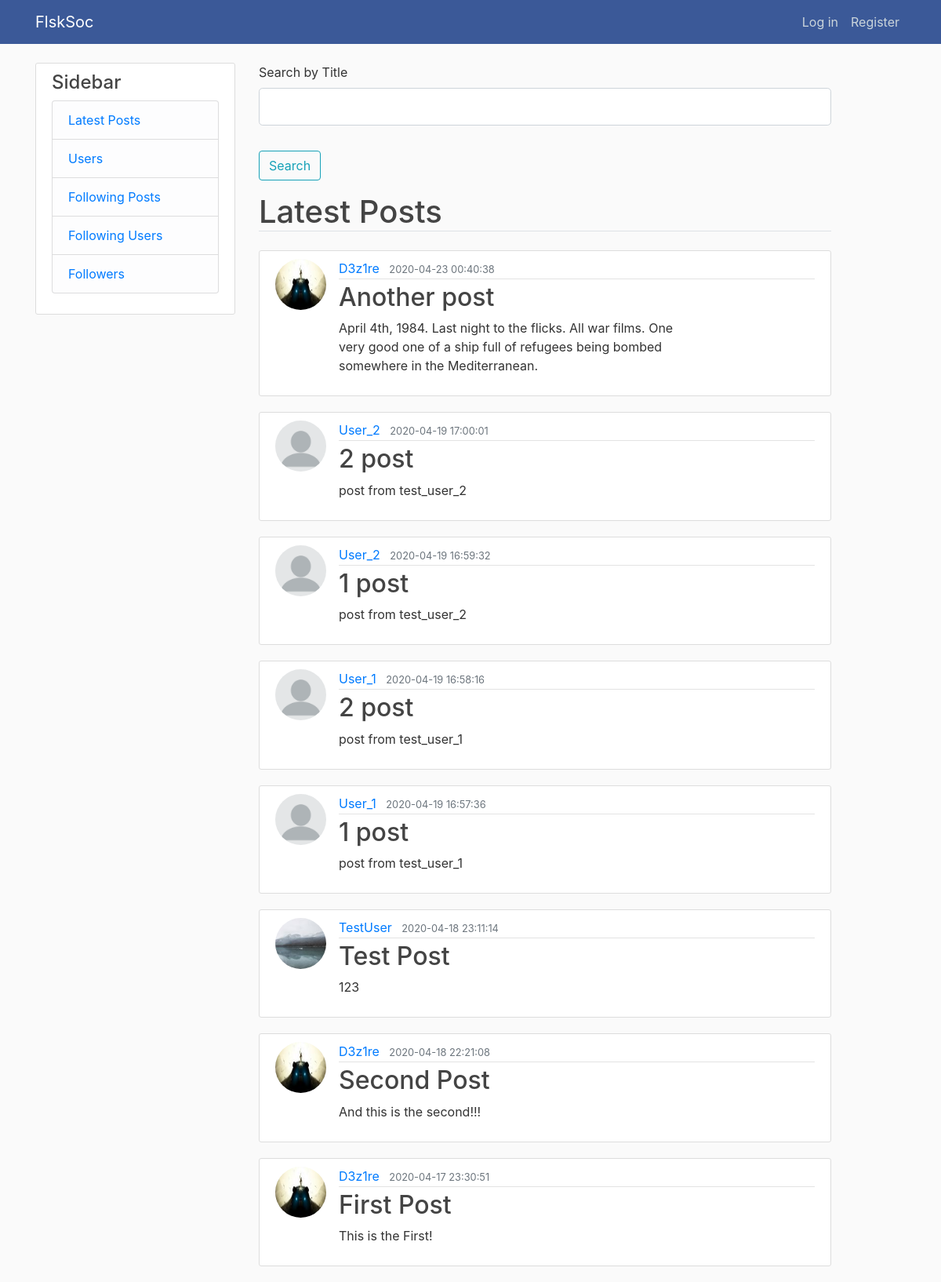
The page / on the database its author committed.
### data/post.py (models this page shows, shortened)
class Post(SqlAlchemyBase, SerializerMixin):
    __tablename__ = 'posts'
    id = sqlalchemy.Column(sqlalchemy.Integer, primary_key=True, autoincrement=True)
    title = sqlalchemy.Column(sqlalchemy.String, nullable=False)
    content = sqlalchemy.Column(sqlalchemy.String, nullable=True)
    created_date = sqlalchemy.Column(sqlalchemy.DateTime, default=datetime.datetime.now)
    is_private = sqlalchemy.Column(sqlalchemy.Boolean, default=False)
    user_id = sqlalchemy.Column(sqlalchemy.Integer, sqlalchemy.ForeignKey("users.id"))
    user = orm.relation('User')

### data/user.py (models this page shows, shortened)
class User(SqlAlchemyBase, UserMixin, SerializerMixin):
    __tablename__ = 'users'
    id = sqlalchemy.Column(sqlalchemy.Integer, primary_key=True, autoincrement=True)
    username = sqlalchemy.Column(sqlalchemy.String, nullable=False)
    name = sqlalchemy.Column(sqlalchemy.String, nullable=True)
    surname = sqlalchemy.Column(sqlalchemy.String, nullable=True)
    email = sqlalchemy.Column(sqlalchemy.String, index=True, unique=True, nullable=False)
    hashed_password = sqlalchemy.Column(sqlalchemy.String, nullable=True)
    created_date = sqlalchemy.Column(sqlalchemy.DateTime, default=datetime.datetime.now)
    image_file = sqlalchemy.Column(sqlalchemy.String, nullable=False, default='default.png')
    posts = orm.relation("Post", back_populates='user')

### posts.py (the view, shortened to what this page needs)
@posts.route("/", methods=['GET', 'POST'])
def index():
    form = SearchByTitleForm()
    session = db_session.create_session()
    if current_user.is_authenticated:
        following = [i[0] for i in session.query(User.id).
            filter(Relationship.from_user == current_user.id).
            filter(Relationship.to_user == User.id).all()]
        posts = session.query(Post).filter((Post.user_id.in_(following) & (Post.is_private == True)) | (Post.user_id == current_user.id) | (Post.is_private != True)).order_by(
            Post.created_date.desc())
    else:
        posts = session.query(Post).filter(Post.is_private != True).order_by(
            Post.created_date.desc())
    return render_template("index.html", posts=posts, title='Feed', form=form)

### data/search.py
class SearchByTitleForm(FlaskForm):
    title = StringField('Search by Title')
    submit = SubmitField('Search')

### data/db_session.py (called while the page is built)
def create_session() -> Session:
    global __factory
    return __factory()

### templates/index.html (shortened to what this page needs)
{% extends "base.html" %}
{% block content %}
    <form action="" method="post">
            <fieldset class="form-group">
                <div class="form-group">
                    {{ form.title.label(class="form-control-label") }}
                    {% if form.title.errors %}
                        {{ form.title(class="form-control form-control-lg is-invalid") }}
                        <div class="invalid-feedback">
                            {% for error in form.title.errors %}
                                <span>{{ error }}</span>
                            {% endfor %}
                        </div>
                    {% else %}
                        {{ form.title(class="form-control form-control-lg") }}
                    {% endif %}
                </div>
            </fieldset>
            <div class="form-group">
                {{ form.submit(class="btn btn-outline-info") }}
            </div>
        </form>
    <h1 class="border-bottom mb-4"> Latest Posts
    </h1>
{% for post in posts%}
    <article class="media content-section">
        <img class="rounded-circle article-img" src="{{ url_for('static', filename='profile_pics/' + post.user.image_file) }}">
        <div class="media-body">
            <div class="article-metadata">
                <a class="mr-2" href="/user/{{ post.user.id }}">{{ post.user.username }}</a>
                <small class="text-muted">{{ post.created_date.replace(microsecond=0).isoformat(' ') }}</small>
            </div>
            <h2><a class="article-title" href="/post/{{ post.id }}">{{ post.title }}</a></h2>
            <p class="article-content">{{ post.content }}</p>
        </div>
    </article>
{% endfor %}
{% endblock %}

### static/css/style.css (style rules this page uses)
body { background: #fafafa; color: #333333; margin-top: 5rem; }
h1, h2, h3, h4, h5, h6 { color: #444444; }
.content-section { background: #ffffff; padding: 10px 20px; border: 1px solid #dddddd; border-radius: 3px; margin-bottom: 20px; }
.article-title { color: #444444; }
.article-content { white-space: pre-line; }
.article-img { height: 65px; width: 65px; margin-right: 16px; }
.article-metadata { padding-bottom: 1px; margin-bottom: 4px; border-bottom: 1px solid #e3e3e3 }

### rows shown on the page
Post: image_file (picture), user.username "D3z1re", created_date.replace "2020-04-23 00:40:38", title "Another post", content "April 4th, 1984. Last night to the flicks. All war films. One very good one of a ship full of refugees being bombed somewhere in the Mediterranean."
Post: image_file (placeholder picture), user.username "User_2", created_date.replace "2020-04-19 17:00:01", title "2 post", content "post from test_user_2"
Post: image_file (placeholder picture), user.username "User_2", created_date.replace "2020-04-19 16:59:32", title "1 post", content "post from test_user_2"
Post: image_file (placeholder picture), user.username "User_1", created_date.replace "2020-04-19 16:58:16", title "2 post", content "post from test_user_1"
Post: image_file (placeholder picture), user.username "User_1", created_date.replace "2020-04-19 16:57:36", title "1 post", content "post from test_user_1"
Post: image_file (picture), user.username "TestUser", created_date.replace "2020-04-18 23:11:14", title "Test Post", content "123"
Post: image_file (picture), user.username "D3z1re", created_date.replace "2020-04-18 22:21:08", title "Second Post", content "And this is the second!!!"
Post: image_file (picture), user.username "D3z1re", created_date.replace "2020-04-17 23:30:51", title "First Post", content "This is the First!"
